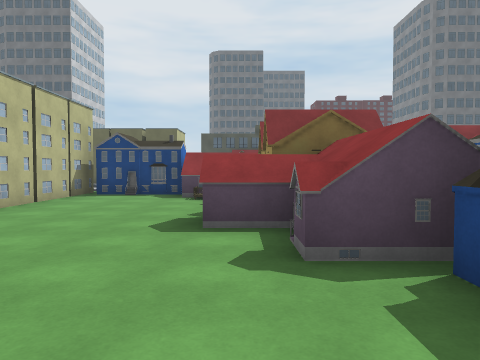
View 1 (above)

24 first-person views from a walk through a 3-D level made in the Unity game engine. The camera is 1.4 m above the floor, tilts 2° down and sees 70° across. The floor is counted in squares, 2 m on a side. Each view is taken from the middle of a square. On the plan, view 1 faces up. The plan holds only what a view shows up to about 11 squares ahead; the rest is blank. The place goes on beyond the plan. Some surface patterns are stand-ins.

View 2
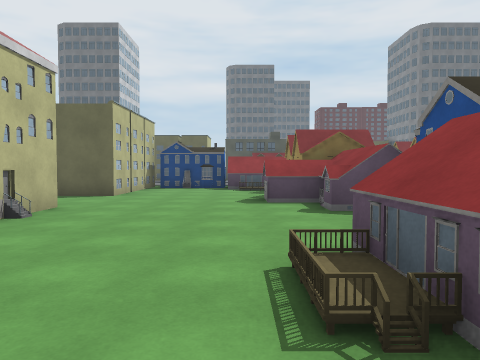

View 3
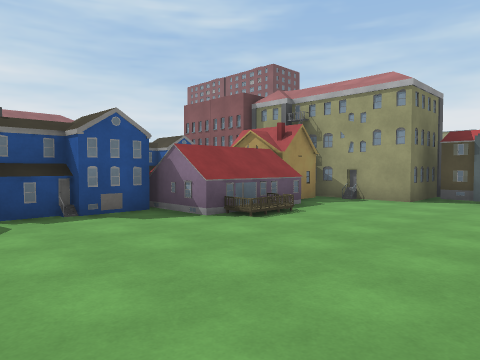

View 4
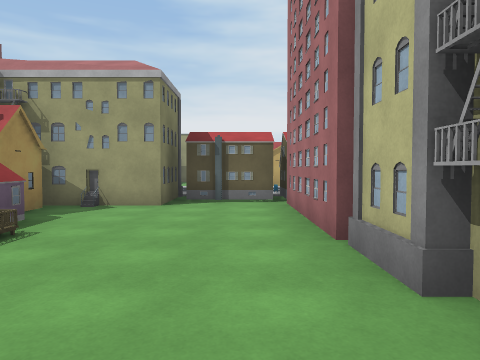

View 5
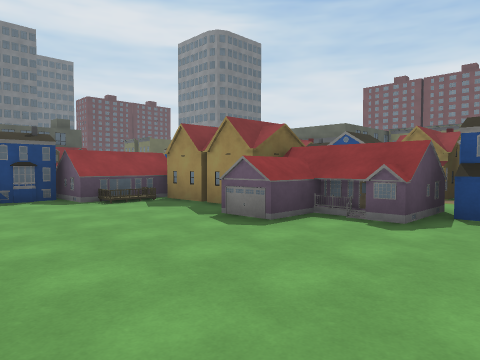

View 6
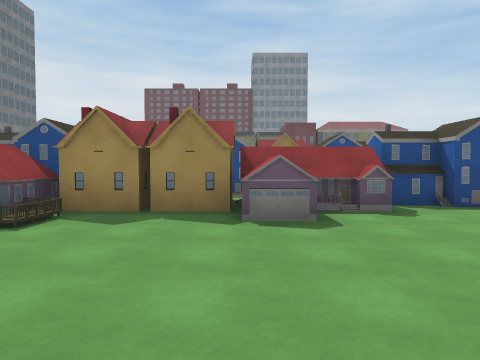

View 7
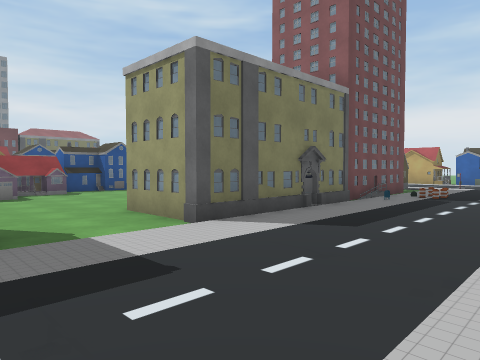

View 8
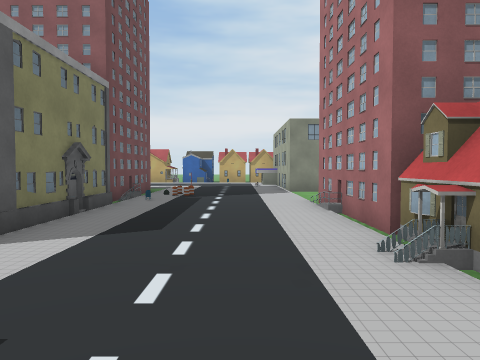

View 9
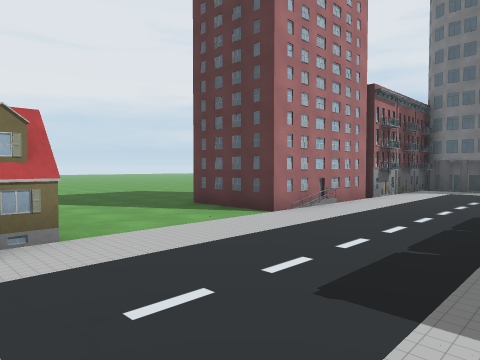

View 10
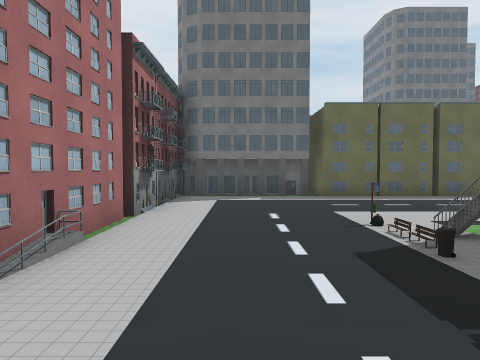

View 11
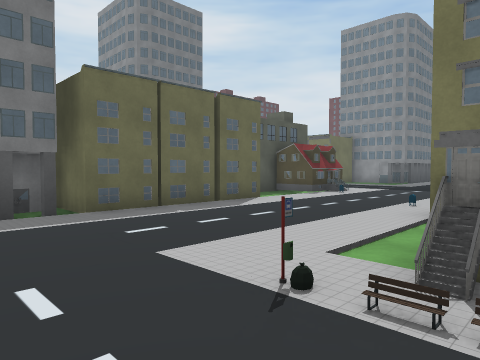

View 12
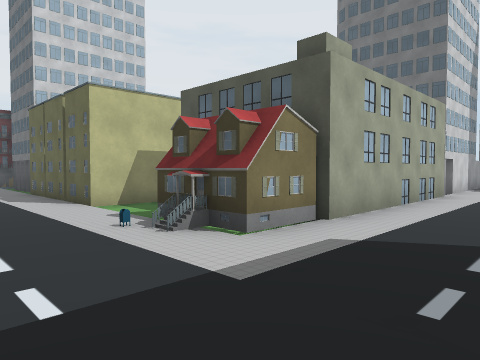

View 13
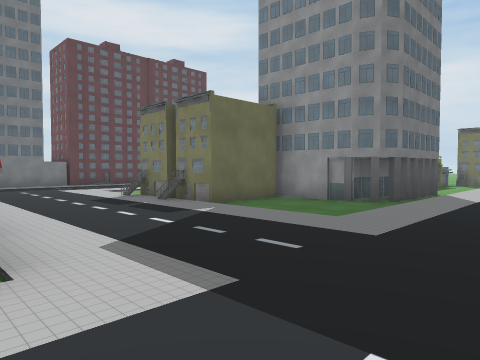

View 14
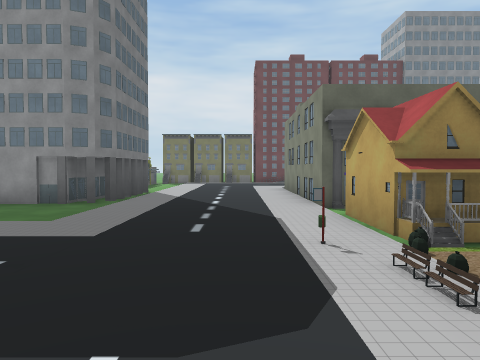

View 15
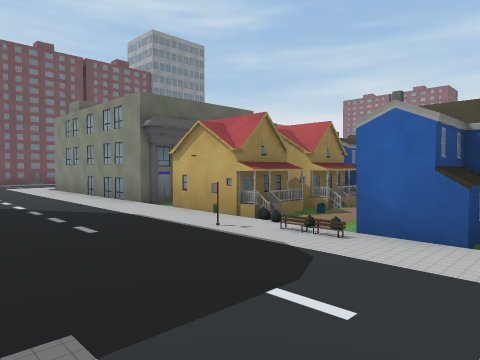

View 16
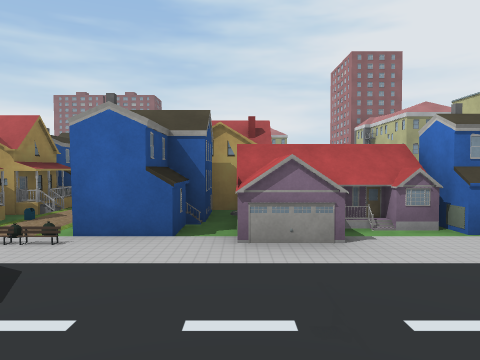

View 17
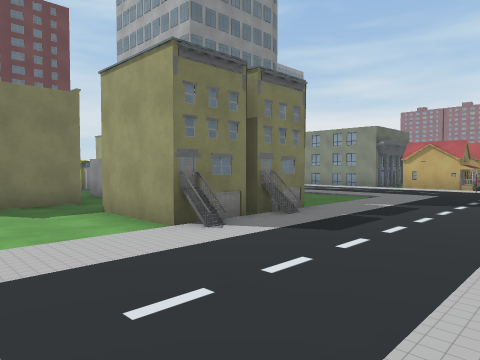

View 18
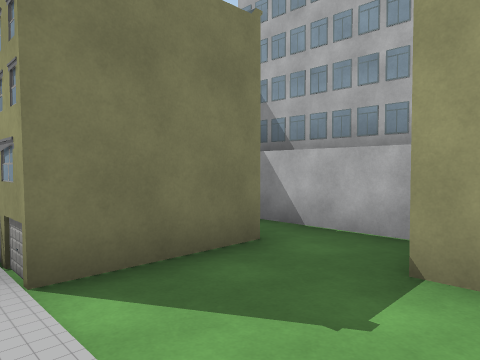

View 19
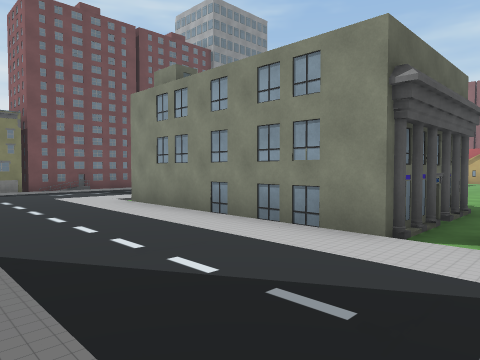

View 20
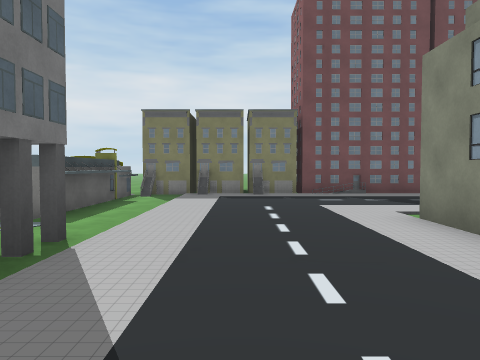

View 21
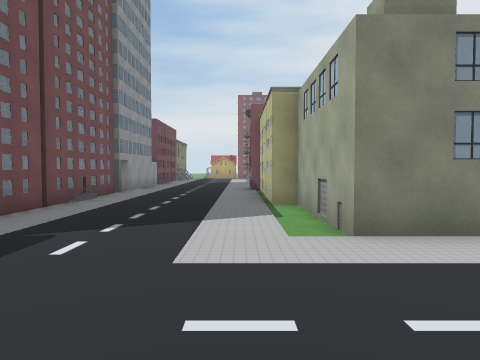

View 22
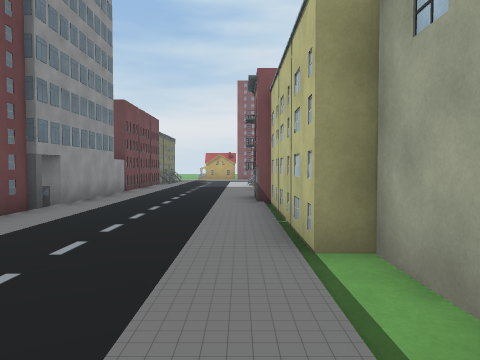

View 23
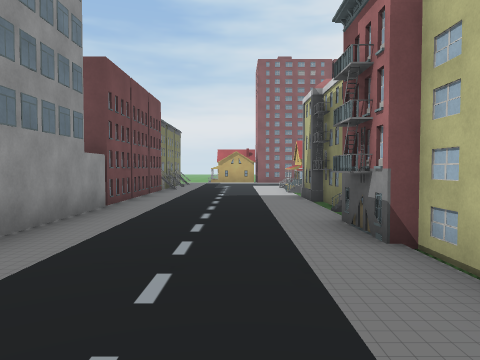

View 24
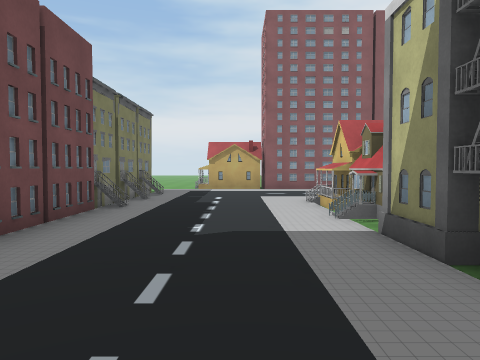

### Floor plan
Key: @ floor where view 1 was taken; # wall or solid block; . floor; / step, stairs or slope; ^ raised ledge; B building; O other object.
Columns run from 12 left of view 1 to 19 right of it. Each row starts with its distance up from view 1.
 23              B...  .
 22            BBB .. ....#
 21              #O.. ....#
 20              #O.. O##.O.
 19              #O.. ##BBBB.
 18              #O.. O##BBBB
 17       OO O   #O.. ..B
 16   B B#   #.###O.. ..B   .^^^^^#
 15  BBBB#####..#B .. ...BBB..... #
 14  #           / .. .       .   ##
 13  B .......................... O#
 12  B .......................... O#
 11  # ...      OO..O          .. B#
 10  # ..O... BOOOB#BB#.######... ##
  9 ## ..#O ###OOB##B##.#    # .. #
  8 #B .. O #..OO## B# .#    #... B
  7 .. ..   #....#  B# .#    # .. #
  6 ..... O##....#B BB ..    O .. B
  5 .. .........OOB #   .    O .. #
  4 BB... ......OO  B        #... #
  3 BB ...##.....OO.B##      #O.. B
  2  B .. ##......BB          B..
  1  # .. # .....##B          O.. BB
  0  B .. ###...@O#          #... BB
 -1  # .. ###...OO  B        #... #
 -2  . .. ###...OO  BB       # .. B
 -3  . .. B #....#BB         # .. B
 -4  . .. ###....#           B .. #
 -5 ## .. ########           B ..OB
 -6        B#B##             B .. O
 -7                            .. O
 -8                          ....OO
 -9                          .... #
-10                          OO

Where each view was taken, in squares from view 1:
view 1: 0 up, 0 right, facing up
view 2: 3 down, 1 left, facing up
view 3: 3 up, 4 left, facing down-right
view 4: 2 up, 3 left, facing down
view 5: 1 up, 4 left, facing up-right
view 6: 5 up, 5 left, facing right
view 7: 6 up, 10 left, facing down-right
view 8: 6 up, 9 left, facing down
view 9: 3 up, 7 left, facing up-left
view 10: 6 up, 9 left, facing up
view 11: 9 up, 9 left, facing up-right
view 12: 12 up, 4 right, facing up-left
view 13: 12 up, 1 right, facing up-right
view 14: 12 up, 1 right, facing right
view 15: 14 up, 1 right, facing down-right
view 16: 14 up, 1 right, facing down
view 17: 23 up, 2 right, facing down-right
view 18: 23 up, 7 right, facing down-right
view 19: 14 up, 6 right, facing down-right
view 20: 13 up, 8 right, facing right
view 21: 14 up, 14 right, facing down
view 22: 10 up, 14 right, facing down
view 23: 6 up, 15 right, facing down
view 24: 1 up, 15 right, facing down
